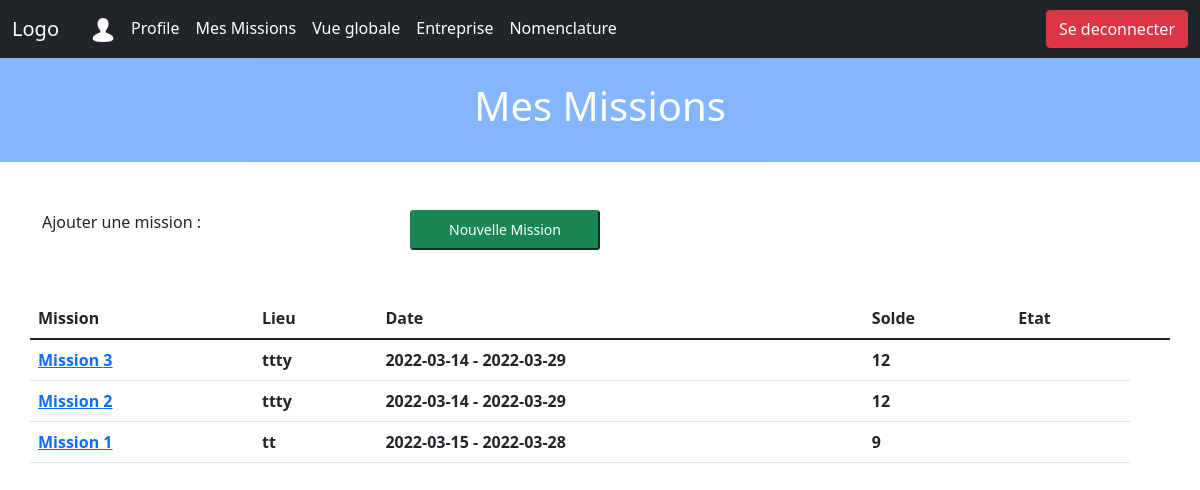
Before: /listeMissions.php (signed in) with the older database file.
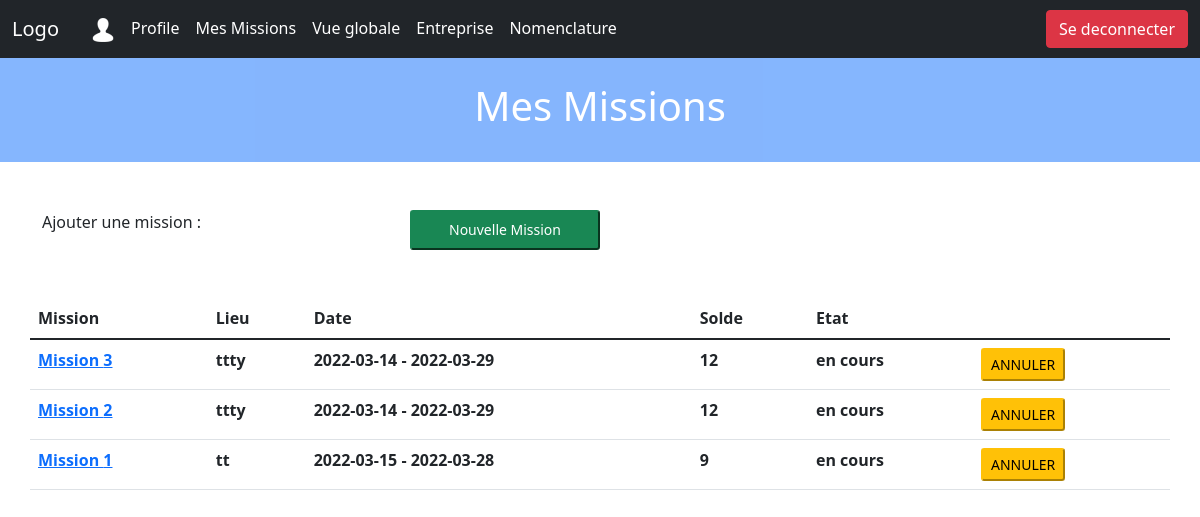
After: the same page with the newer database file.
### tables this page shows
CREATE TABLE IF NOT EXISTS `missions` (
  `Id` varchar(60) NOT NULL,
  `lieu` varchar(100) NOT NULL,
  `debut` date NOT NULL,
  `fin` date NOT NULL,
  `devise` enum('dollars','euro','yen','yuan') NOT NULL,
  `description` varchar(200) NOT NULL,
  `etat` enum('en cours','finis','annulee','supprimee') NOT NULL,
  `solde_initial` float NOT NULL,
  `user_id` varchar(60) NOT NULL,
  PRIMARY KEY (`Id`),
  KEY `FK_missions` (`user_id`)
);

### services/dbFunctions.php (called while the page is built, shortened)
<?php
include_once "./classes/mission.class.php";
function getMissionsByUserId($user_id)
{
    include "./config/config.php";
    try {
        $pdo = new PDO("mysql:host=$server;dbname=$dbname", $user, $password);
        $pdo->setAttribute(PDO::ATTR_ERRMODE, PDO::ERRMODE_EXCEPTION);
        $sql = "SELECT * FROM `missions` WHERE `user_id`= ? ";
        $req = $pdo->prepare($sql);
        $req->execute([$user_id]);
        $result = $req->fetchAll();
        $missions = [];
        foreach ($result as $mission) {
            $missions[] = new Mission($mission["lieu"], $mission["debut"], $mission["fin"], $mission["devise"], $mission["description"], $mission["etat"], $mission["solde_initial"], $mission["user_id"], $mission["Id"]);
        }
        return [
            "status" => "success",
            "result" => $missions
        ];
    } catch (PDOException $e) {
        return [
            "status" => "error",
            "message" => "Connection failed: " . $e->getMessage()
        ];
    }
}

### classes/mission.class.php (called while the page is built, shortened)
<?php
class Mission
{
    private $id;
    private string $lieu;
    private $debut;
    private $fin;
    private string $etat;
    private float $solde_initial;
    public function __construct($lieu, $debut, $fin, $devise, $description, $etat, $solde_initial, $user_id, $id = null)
    {
        if ($id == null) $this->id = uniqid("mission-", true);
        else $this->id = $id;
        $this->lieu = $lieu;
        $this->debut = $debut;
        $this->fin = $fin;
        $this->etat = $etat;
        $this->solde_initial = $solde_initial;
    }
    public function getLieu()
    {
        return $this->lieu;
    }
    public function getDebut()
    {
        return $this->debut;
    }
    public function getFin()
    {
        return $this->fin;
    }
    public function getEtat()
    {
        return $this->etat;
    }
    public function getSolde_initial()
    {
        return $this->solde_initial;
    }
    public function getId()
    {
        return $this->id;
    }
}

### listeMissions.php (the view, shortened to what this page needs)
<!DOCTYPE html>
<html>
<head>
    <link href="https://cdn.jsdelivr.net/npm/bootstrap@5.1.3/dist/css/bootstrap.min.css" rel="stylesheet"
>
    <link rel="stylesheet"
        href="https://cdnjs.cloudflare.com/ajax/libs/bootstrap-datepicker/1.9.0/css/bootstrap-datepicker.min.css">
</head>
<body>
    <?php
    include "navbar.php";
    include "./services/dbFunctions.php";
    $user_id = $_SESSION["id"];
    ?>
    <main>
        <div class="container-fluid p-4 bg-primary text-center text-white opacity-50">
            <h1>Mes Missions</h1>
        </div>
        <section class="py-5">
            <div class="container">
                <div class="row">
                    <p class="col-4">Ajouter une mission :</p>
                    <button type="button" class="col-2 btn-sm btn-success" data-bs-toggle="modal"
                        data-bs-target="#missionModal">
                        Nouvelle Mission
                    </button>
                </div>
                <div class="row mt-5 overflow-auto">
                    <table class="table">
                        <thead class="thead-dark">
                            <tr>
                                <th scope="col">Mission</th>
                                <th scope="col">Lieu</th>
                                <th scope="col">Date</th>
                                <th scope="col">Solde</th>
                                <th scope="col">Etat</th>
                                <th scope="col"></th>
                            </tr>
                        </thead>
                        <tbody>
                            <?php
                            $missions = [];
                            $result = getMissionsByUserId($user_id);
                            if ($result["status"] == "success") {
                                $missions = array_reverse($result["result"]);
                            }
                            if (!empty($missions)) {
                                $totalMission = count($missions);
                                $indiceMission = $totalMission + 1;
                                foreach ($missions as $mission) {
                                    $mission_id = $mission->getId();
                                    $indiceMission  -= 1;
                                    echo '<tr id="' . $mission->getId() . '">
                                            <th scope="col"><a href="page_mission.php?mission_id=' . $mission_id . '&number=' . $indiceMission . '" class="link-primary"> Mission ' . $indiceMission . '</a></th>
                                            <th scope="col">' . $mission->getLieu() . '</th>
                                            <th scope="col">' . $mission->getDebut() . ' - ' . $mission->getFin() . '</th>
                                            <th scope="col">' . $mission->getSolde_initial() . '</th>
                                            <th scope="col">' . $mission->getEtat() . '</th>';
                                    if ($mission->getEtat() == "en cours") {
                                        echo '<form method="POST" >';
                                        echo '
                                                    <th scope="col">
                                                        <button name ="cancelBtn" type = "submit" class = "button btn-sm btn-warning">ANNULER</button>
                                                        <input type="hidden" name="token" value="' . $_SESSION["token"] . '">
                                                        <input type="hidden" name="action" value="cancel' . $mission->getId() . '">
                                                    </th>';
                                        echo '</form>';
                                    }
                            ?>
                            <?php
                                }
                            }
                            ?>
                        </tbody>
                    </table>
                </div>
            </div>
        </section>
    </main>
</body>
</html>

### navbar.php (shortened to what this page needs)
<html lang="en">
<link type="text/css" rel="stylesheet" id="dark-mode-custom-link">
<link type="text/css" rel="stylesheet" id="dark-mode-general-link">
<head>
    <link type="text/css" rel="stylesheet" id="dark-mode-custom-link">
    <link type="text/css" rel="stylesheet" id="dark-mode-general-link">
    <link href="https://cdn.jsdelivr.net/npm/bootstrap@5.1.3/dist/css/bootstrap.min.css" rel="stylesheet"
>
</head>
<body>
    <nav class="navbar navbar-expand-lg navbar-dark bg-dark">
        <div class="container-fluid">
            <a class="navbar-brand" href="#">Logo</a>
            <div class="collapse navbar-collapse" id="navbarSupportedContent">
                <ul class="navbar-nav me-auto ms-2 me-2 mb-lg-0">
                    <li class="nav-item">
                        <a class="nav-link active" aria-current="page" href="#"><img srcset="./assets/profile.ico"
                                alt="icon"></a>
                    </li>
                    <li class="nav-item">
                        <a class="nav-link active" aria-current="page" href="profile.php">Profile</a>
                    </li>
                    <li class="nav-item">
                        <a class="nav-link active" aria-current="page" href="listeMissions.php">Mes Missions</a>
                    </li>
                    <?php
                    if (isset($_SESSION["role"]) && $_SESSION["role"] == "Administrateur") {
                        echo '
                    <li class="nav-item">
                        <a class="nav-link active" aria-current="page" href="ListeAllMission.php">Vue globale</a>
                    </li>
                    <li class="nav-item">
                        <a class="nav-link active" aria-current="page" href="ListeAllEmployes.php">Entreprise</a>
                    </li>
                    <li class="nav-item">
                        <a class="nav-link active" aria-current="page" href="nomenclature.php">Nomenclature</a>
                    </li>';
                    } ?>
                </ul>
                <div class="d-flex">
                    <a href="logout.php" class="btn btn-danger" type="submit">Se deconnecter</a>
                </div>
            </div>
        </div>
    </nav>
</body>
</html>

Changed rows visible on the page:
changed missions (number 1 of 3 on the later page): etat (not shown) → "en cours"
changed missions (number 2 of 3 on the later page): etat (not shown) → "en cours"
changed missions "tt": etat (not shown) → "en cours"
